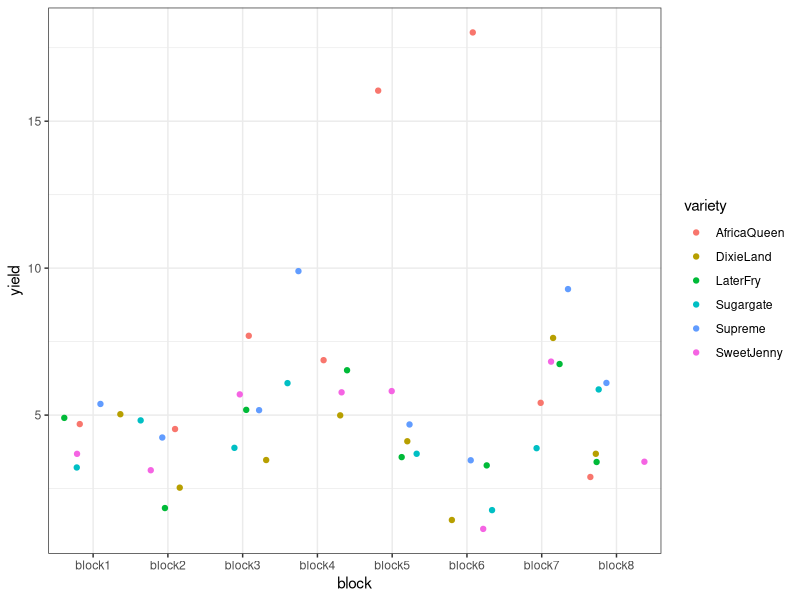
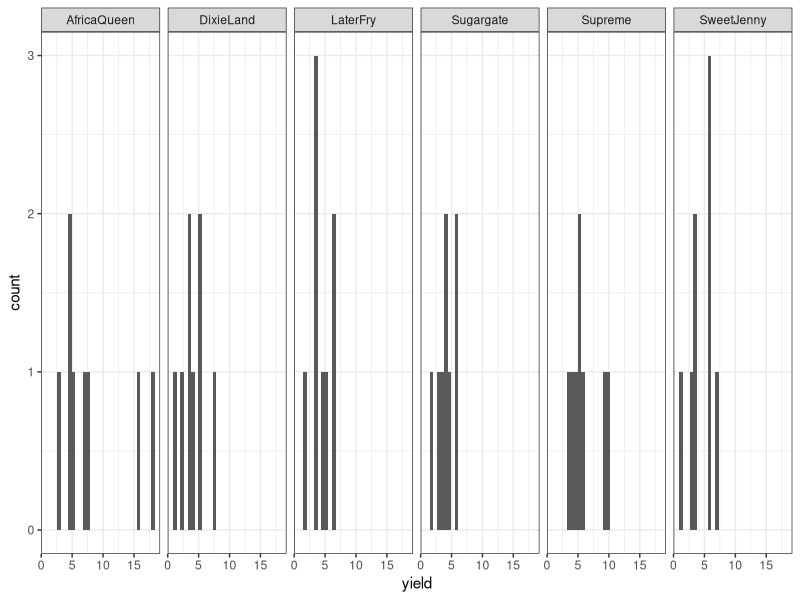
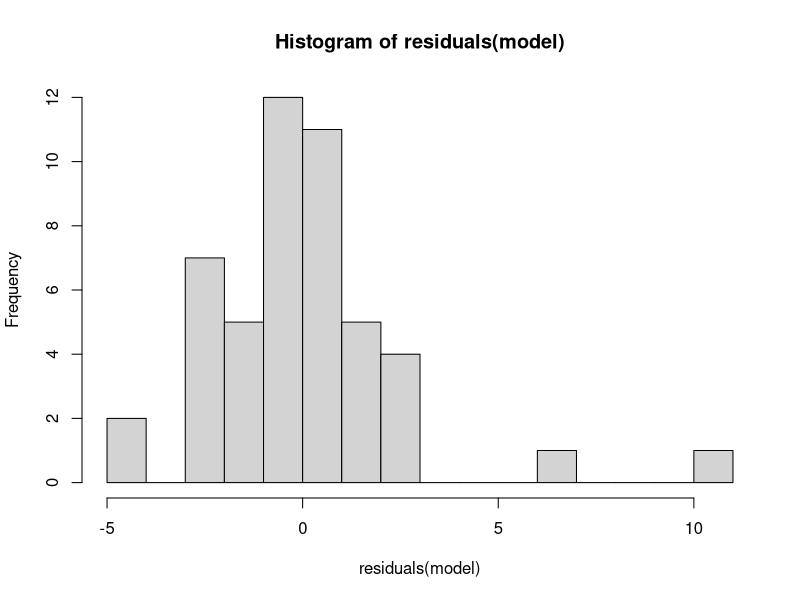
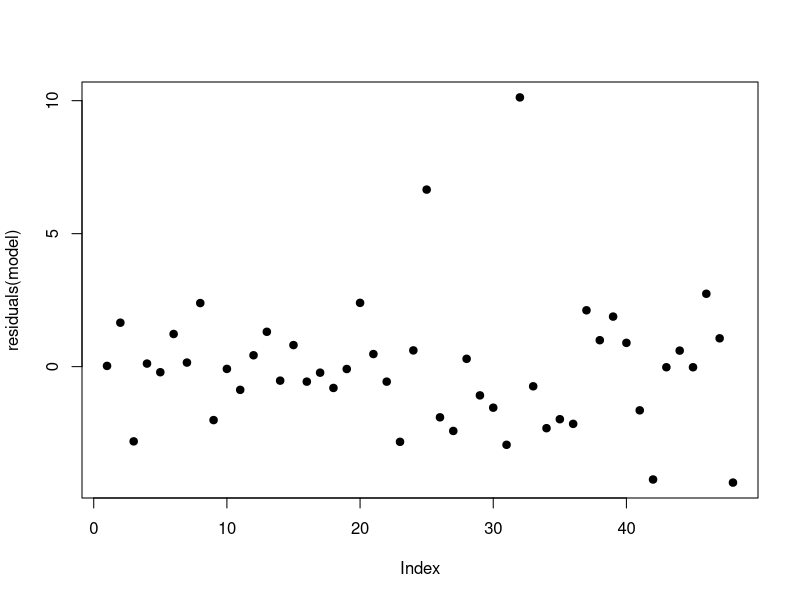
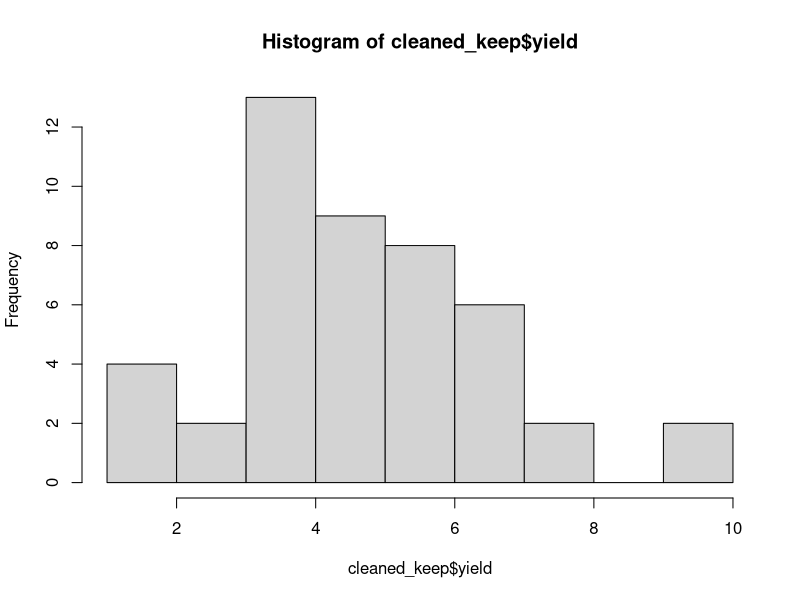
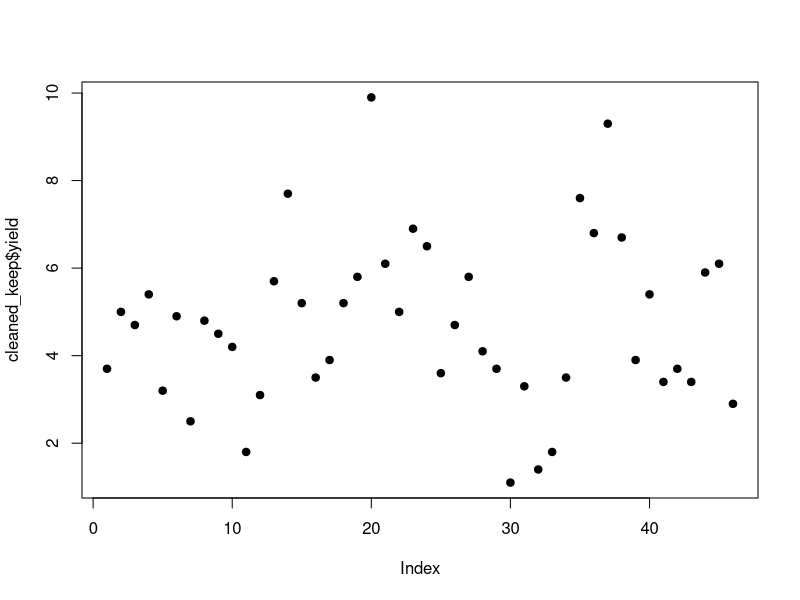
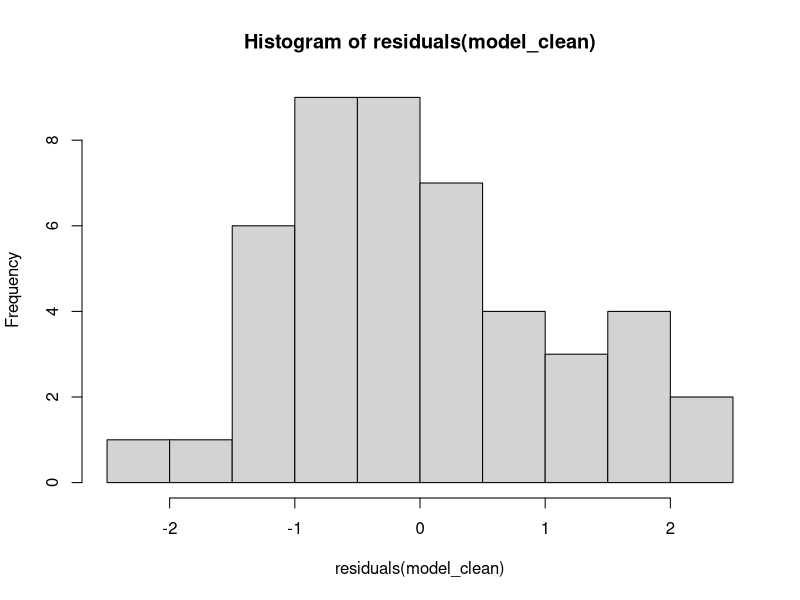
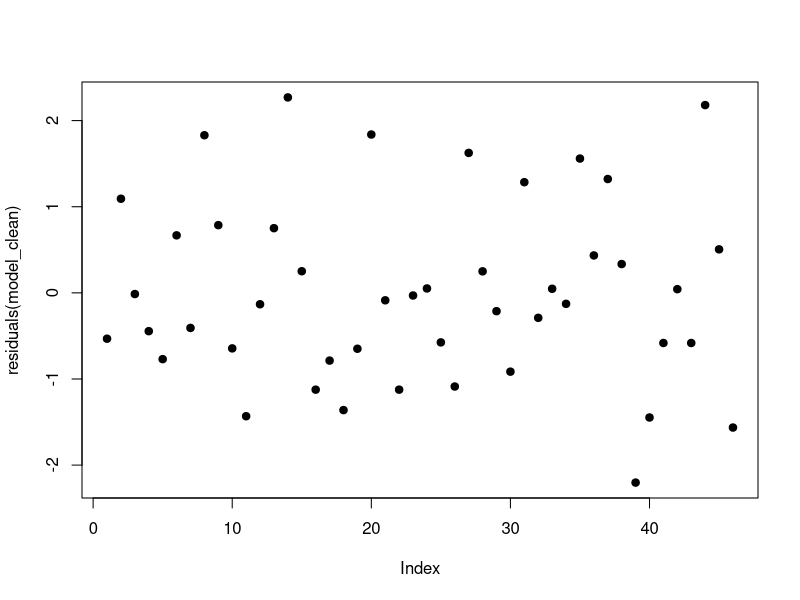

Write R code to recreate these figures, in order.
## ---- chunk 1
muscadines <- read.csv("./data/14_muscadines.csv")
muscadines

## ---- chunk 2
library(ggplot2)

quality_control <- ggplot(data = muscadines, aes(
  x = block,
  y = yield,
  color = variety
)) +
  geom_jitter() +
  theme_bw()

quality_control

## ---- chunk 3
quality_control2 <- ggplot(data = muscadines, aes(
  x = yield,
)) +
  geom_histogram() +
  facet_grid(~variety) +
  theme_bw()

quality_control2
## ---- chunk 4
model <- aov(data = muscadines, yield ~ variety + block)

summary(model)
## ---- chunk 5
hist(residuals(model), breaks = 20)

## ---- chunk 6
plot(residuals(model), pch = 20, cex = 1.5)
## ---- chunk 7
library(dplyr)

cleaned = muscadines %>%
  mutate(residuals = residuals(model))

cleaned

cleaned_keep <- cleaned %>%
  filter(residuals <= 5 | yield <= 12)

cleaned_keep
## ---- chunk 8
hist(cleaned_keep$yield)

## ---- chunk 9
plot(cleaned_keep$yield, pch = 20, cex = 1.5)

## ---- chunk 10
model_clean <- aov(data = cleaned_keep, yield ~ variety + block)

summary(model_clean)
## ---- chunk 11
hist(residuals(model_clean))
plot(residuals(model_clean), pch = 20, cex = 1.5)

## ---- chunk 12
organic <- read.csv("./data/14_organic.csv")
organic
## ---- chunk 13
model_organic <- aov(data = organic, organicmatter ~ biochar * compost)
summary(model_organic)
## ---- chunk 14
interaction.plot(x.factor = organic$biochar,
                 trace.factor = organic$compost,
                  response = organic$organicmatter
                  )
## ---- chunk 15
bn <- data.frame(
  plot = c(1,2,3,4),
biomass = c(17.6, 14.3 , 18.9, 12.6),
nitrogen = c(10,5,10,5)
  
  )

mymodel <- lm(biomass ~ nitrogen, data = bn)
summary(mymodel)
## ---- chunk 16
mymodel2 <- aov(biomass ~ nitrogen, data = bn)
summary(mymodel2)
## ---- chunk 17
yield <- read.csv("../data/14_yield.csv")
yield
## ---- chunk 18
model_yield <- lm(yield ~ n + p + block, data = yield)
summary(model_yield)
anova(model_yield)
## ---- chunk 19
